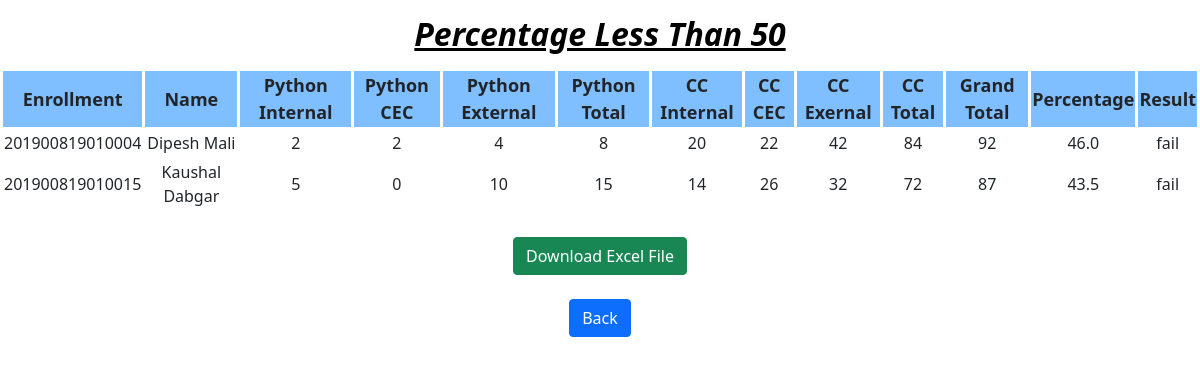
Page /result/ls50.php on the committed database.
### tables this page shows
CREATE TABLE `table1` (
  `enrollment_no` bigint(15) NOT NULL,
  `name` varchar(17) DEFAULT NULL,
  `py_int` varchar(4) DEFAULT NULL,
  `py_cec` varchar(4) DEFAULT NULL,
  `py_ext` varchar(4) DEFAULT NULL,
  `py_total` int(2) DEFAULT NULL,
  `cc_int` varchar(4) DEFAULT NULL,
  `cc_cec` varchar(4) DEFAULT NULL,
  `cc_ext` varchar(4) DEFAULT NULL,
  `cc_total` int(2) DEFAULT NULL,
  `grand_total` int(3) DEFAULT NULL,
  `percentage` decimal(3,1) DEFAULT NULL,
  `result` varchar(20) NOT NULL
);

### result/ls50.php (the view, shortened to what this page needs)
<!DOCTYPE html>
<html lang="en">
<head>
    <link href="https://cdn.jsdelivr.net/npm/bootstrap@5.0.0-beta2/dist/css/bootstrap.min.css" rel="stylesheet">
</head>
<body>
<h1 style="text-align:center">Percentage Less Than 50</h1>
<?php
$mysqli = new mysqli("localhost","root","","result");
$greaterthan50 = "select * from table1 where percentage < 50";
$result = $mysqli->query($greaterthan50);
if ($result->num_rows > 0) {
    echo "<center><table><tr><th>Enrollment</th><th>Name</th><th>Python Internal</th><th>Python CEC</th><th>Python External</th><th>Python Total</th><th>CC Internal</th><th>CC CEC</th><th>CC Exernal</th><th>CC Total</th><th>Grand Total</th><th>Percentage</th><th>Result</th></tr>";
    while($row = $result->fetch_assoc()) {
        echo "<tr><td>" . $row["enrollment_no"]. "</td><td>" . $row["name"]. "</td><td>" . $row["py_int"]. "</td><td>" . $row["py_cec"]. "</td><td>" . $row["py_ext"]. "</td><td>" . $row["py_total"]. "</td><td>" . $row["cc_int"]. "</td><td>" . $row["cc_cec"]. "</td><td>" . $row["cc_ext"]. "</td><td>" . $row["cc_total"]. "</td><td>" . $row["grand_total"]. "</td><td>" . $row["percentage"]. "</td><td>" . $row["result"]. "</td></tr>";
    }
    echo "</table></center>";
    echo "<br/>";
    echo "<center><form action='export_ls50.php' method='post'>";
    echo "<button type='submit' class='btn btn-success'>Download Excel File</button></center></form>";
    echo "<br/>";
} else {
    echo "<center>No Records Found</center>";
}
    echo "<center><form action='home.php' method='post'>";
    echo "<button type='submit' class='btn  btn-primary'>Back</button></center></form>";
?>
</body>
</html>

### result/ls50.php (style rules this page uses)
table, th, td { border: 3px solid white; text-align: center; }
th { background-color: #80bfff; font-size: 18px; }
td { text-align: center; }
h1 { font-weight: bold; font-size: 2em; text-decoration: underline; font-style: italic; color: black; margin-top: 15px; margin-bottom: 15px; }
button { margin-top: 0.5px; }

### rows in the picture
table1: enrollment_no "201900819010004", name "Dipesh Mali", py_int "2", py_cec "2", py_ext "4", py_total "8", cc_int "20", cc_cec "22", cc_ext "42", cc_total "84", grand_total "92", percentage "46.0", result "fail"
table1: enrollment_no "201900819010015", name "Kaushal Dabgar", py_int "5", py_cec "0", py_ext "10", py_total "15", cc_int "14", cc_cec "26", cc_ext "32", cc_total "72", grand_total "87", percentage "43.5", result "fail"
